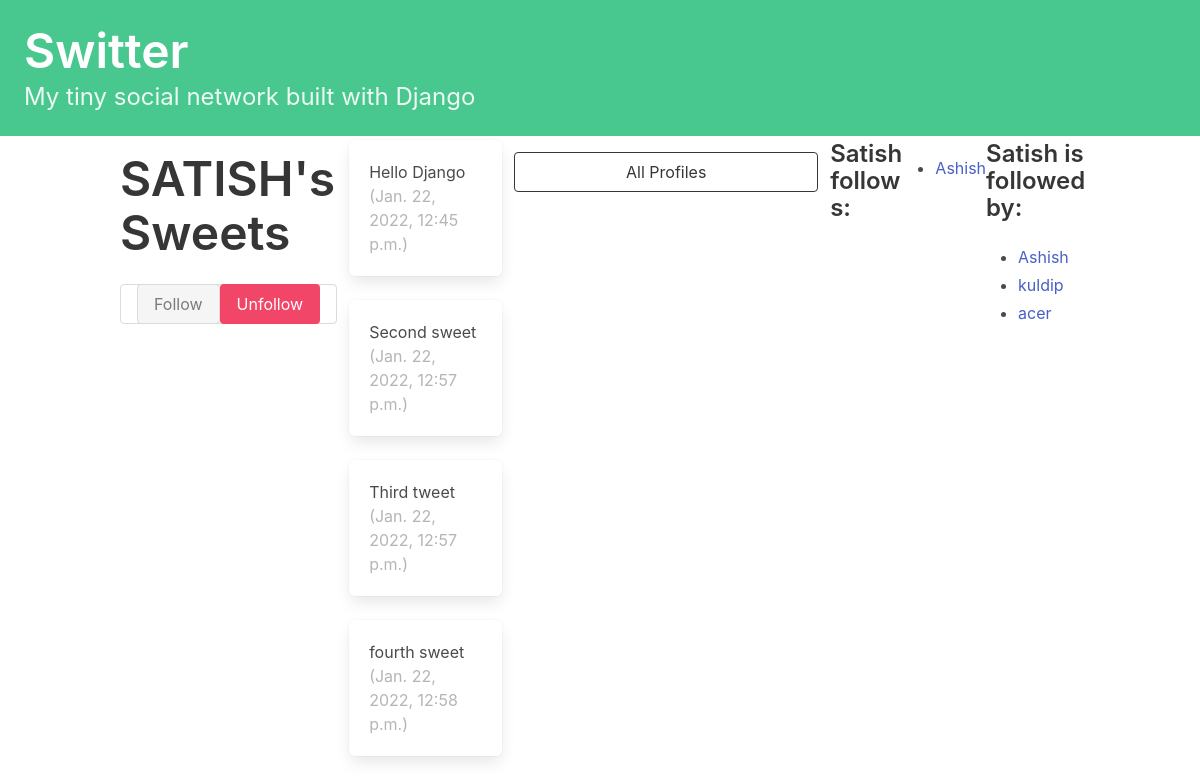
The page /profile/8 (signed in) on the database its author committed.
### switter/models.py (models this page shows, shortened)
class Profile(models.Model):
    user = models.OneToOneField(User, on_delete=CASCADE)
    follows = models.ManyToManyField(
        "self",
        related_name="followed_by",
        blank=True,
        symmetrical=False
    )
    def __str__(self):
        return str(self.user)

class Sweet(models.Model):
    user = models.ForeignKey(
        User, related_name="sweets", on_delete=models.DO_NOTHING
    )
    body = models.CharField(max_length=140)
    created_at = models.DateTimeField(auto_now_add=True)

### switter/views.py (the view, shortened to what this page needs)
# urls.py: path("profile/<int:pk>",views.profile,name="profile")
def profile(request, pk):
    profile = Profile.objects.get(pk=pk)
    return render(request, "switter/profile.html", {
        "profile": profile,
    })

### switter/templates/switter/profile.html (shortened to what this page needs)
{% extends 'base.html' %}
{% block content %}
<div class="column">
    <div class="block">
        <h1 class="title is-1">
            {{ profile.user.username|upper }}'s Sweets
        </h1>
    </div>
    <form method="post">
        <div class="button has-addons">
            {% if profile in user.profile.follows.all %}
            <button class="button is-success is-static ">Follow</button>
            <button class="button is-danger" name="unfollow" value="unfollow">Unfollow</button>
            {% else %}
            <button class="button is-success" name="follow" value="follow">Follow</button>
            <button class="button is-danger is-static ">Unfollow</button>
            {% endif %}
        </div>
    </form>
</div>
<div class="content">
    {% for sweet in profile.user.sweets.all %}
    <div class="box">
        {{ sweet.body }}
        <span class="is-small has-text-grey-light">
            ({{ sweet.created_at }})
        </span>
    </div>
    {% endfor %}
</div>
<div class="column is-one-third">
    <div class="block">
        <a href="{% url 'profile_list' %}">
            <button class="button is-dark is-outlined is-fullwidth">
                All Profiles
            </button>
        </a>
    </div>
</div>
<div class="block">
    <h3 class="title is-4">
        {{ profile.user.username }} follows:
    </h3>
</div>
<div class="content">
    <ul>
        {% for following in profile.follows.all %}
        <li>
            <a href="{% url 'profile' following.id %}">
                {{ following }}
            </a>
        </li>
        {% endfor %}
    </ul>
</div>
<div class="block">
    <h3 class="title is-4">
        {{ profile.user.username }} is followed by:
    </h3>
    <div class="content">
        <ul>
            {% for follower in profile.followed_by.all %}
            <li>
                <a href="{% url 'profile' follower.id %}">
                    {{ follower }}
                </a>
            </li>
            {% endfor %}
        </ul>
    </div>
</div>
{% endblock content %}

### rows shown on the page
Profile: user.username "SATISH", user.username "Satish"
Sweet: body "Hello Django", created_at "Jan. 22, 2022, 12:45 p.m."
Sweet: body "Second sweet", created_at "Jan. 22, 2022, 12:57 p.m."
Sweet: body "Third tweet", created_at "Jan. 22, 2022, 12:57 p.m."
Sweet: body "fourth sweet", created_at "Jan. 22, 2022, 12:58 p.m."
Profile: user.username "Ashish"
Profile: user.username "kuldip"
Profile: user.username "acer"
